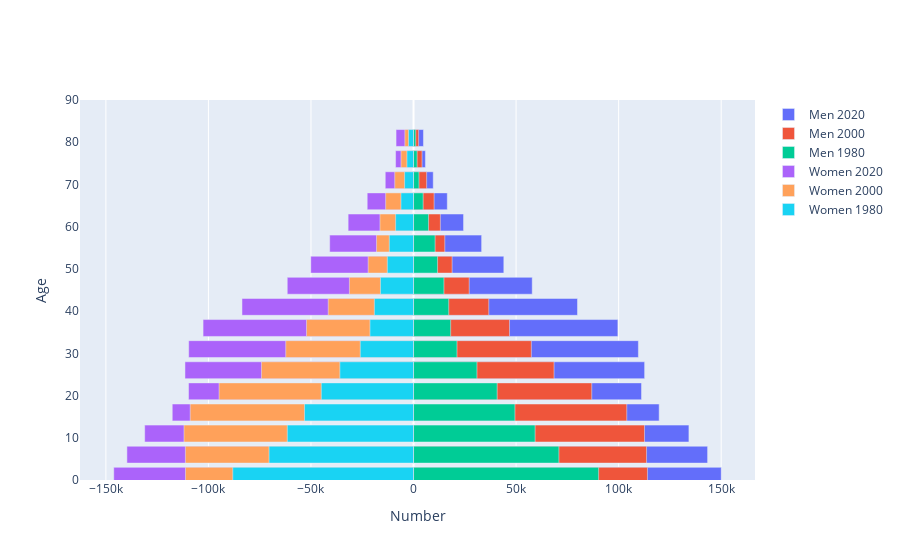

Write notebook code for a chart like this one.
### Code cell
##I really want to ask about this one because I am unsure if by 10 years it adds on or if it is just the colored parts itself 
years = range(2020,1960,-20)

# This makes a list of graphs, year by year
bins = [go.Bar(x = df.loc[str(year),:].filter(regex="Male").values,
               y = [int(s[:2])+1 for s in age_ranges],
               orientation='h',
               name='Men {:d}'.format(year),
               hoverinfo='skip'
              )
        for year in years]
          
bins += [go.Bar(x = -df.loc[str(year),:].filter(regex="Female").values,
                y=[int(s[:2])+1 for s in age_ranges],
                orientation='h',
                name='Women {:d}'.format(year),
                hoverinfo='skip',
               )
         for year in years]

py.iplot(dict(data=bins, layout=layout))

### Figure 1 — Plotly figure (JSON) as saved in the notebook; plotly's stock layout.template omitted (floating-point values rounded to 4 significant figures)
{"data": [{"hoverinfo": "skip", "name": "Men 2020", "orientation": "h", "type": "bar", "x": [150033, 143378, 134270, 119764, 111166, 112678, 109632, 99640, 79951, 57874, 44020, 33205, 24387, 16458, 9612, 5798, 4843], "y": [1, 6, 11, 16, 21, 26, 31, 36, 41, 46, 51, 56, 61, 66, 71, 76, 81]}, {"hoverinfo": "skip", "name": "Men 2000", "orientation": "h", "type": "bar", "x": [114055, 113613, 112617, 103972, 86888, 68506, 57451, 46802, 36688, 27148, 18808, 15241, 13097, 10031, 6394, 4155, 2479], "y": [1, 6, 11, 16, 21, 26, 31, 36, 41, 46, 51, 56, 61, 66, 71, 76, 81]}, {"hoverinfo": "skip", "name": "Men 1980", "orientation": "h", "type": "bar", "x": [90236, 70877, 59280, 49444, 40783, 30928, 21190, 18108, 17161, 14820, 11716, 10516, 7316, 4688, 2653, 1750, 1087], "y": [1, 6, 11, 16, 21, 26, 31, 36, 41, 46, 51, 56, 61, 66, 71, 76, 81]}, {"hoverinfo": "skip", "name": "Women 2020", "orientation": "h", "type": "bar", "x": [-146162, -139746, -131076, -117640, -109699, -111431, -109624, -102611, -83636, -61566, -50099, -40877, -31884, -22585, -13784, -8753, -8523], "y": [1, 6, 11, 16, 21, 26, 31, 36, 41, 46, 51, 56, 61, 66, 71, 76, 81]}, {"hoverinfo": "skip", "name": "Women 2000", "orientation": "h", "type": "bar", "x": [-111189, -111227, -111915, -108875, -94808, -74137, -62294, -52172, -41588, -31257, -22119, -18037, -16365, -13590, -9157, -6095, -4220], "y": [1, 6, 11, 16, 21, 26, 31, 36, 41, 46, 51, 56, 61, 66, 71, 76, 81]}, {"hoverinfo": "skip", "name": "Women 1980", "orientation": "h", "type": "bar", "x": [-88131, -70440, -61536, -53156, -44972, -35914, -25970, -21239, -19096, -16124, -12773, -11816, -8731, -6124, -4364, -3215, -2433], "y": [1, 6, 11, 16, 21, 26, 31, 36, 41, 46, 51, 56, 61, 66, 71, 76, 81]}], "layout": {"autosize": true, "barmode": "overlay", "xaxis": {"autorange": true, "range": [-162600.0, 166500.0], "title": {"text": "Number"}, "type": "linear"}, "yaxis": {"range": [0, 90], "title": {"text": "Age"}, "type": "linear"}}}
